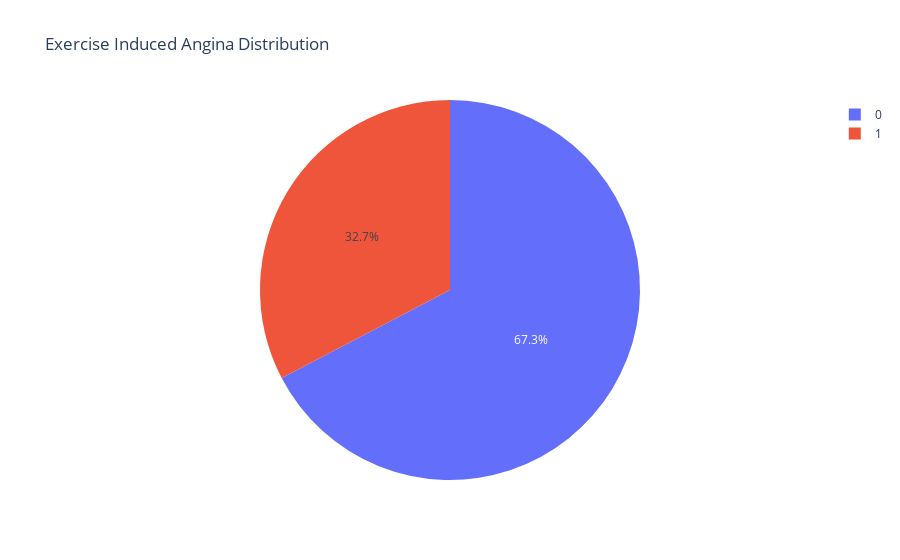

The notebook cell this image was saved under:
### Code cell
fig9 = px.pie(df, names='exang', title='Exercise Induced Angina Distribution')
fig9.show()

### Figure 1 — Plotly figure (JSON) as saved in the notebook; plotly's stock layout.template omitted (floating-point values rounded to 4 significant figures; data arrays with more than 128 entries replaced by an {"elided": "..."} marker saying what was removed)
{"data": [{"domain": {"x": [0, 1], "y": [0, 1]}, "hovertemplate": "exang=%{label}<extra></extra>", "labels": {"elided": "303 int values"}, "legendgroup": "", "name": "", "showlegend": true, "type": "pie"}], "layout": {"legend": {"tracegroupgap": 0}, "title": {"text": "Exercise Induced Angina Distribution"}}}
